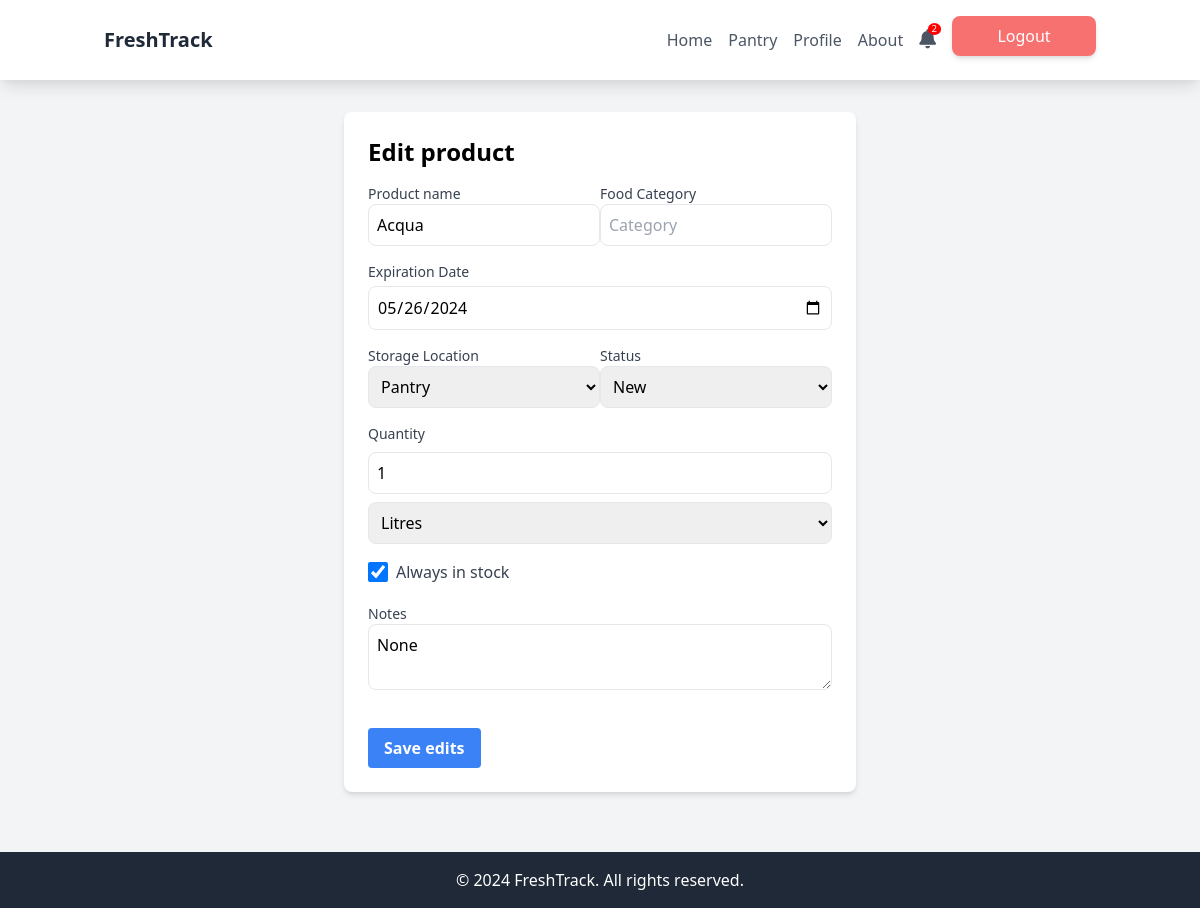
Screenshot of /pantry/pantry_product_detail/45/ (signed in) with the database file from the repository.
### freshtrack/models.py (models this page shows, shortened)
class Product(models.Model):
    user = models.ForeignKey(User, on_delete=models.CASCADE)
    name = models.CharField(max_length=100)
    quantity = models.PositiveIntegerField()
    unit_of_measure = models.CharField(max_length=10, null=True, blank=True)
    expiration_date = models.DateField(null=True, blank=True)
    always_in_stock = models.BooleanField(default=False)
    status = models.CharField(max_length=50, default="New")
    category = models.CharField(max_length=100, null=True, blank=True)
    storage_location = models.CharField(max_length=100, null=True, blank=True)
    notes = models.TextField(null=True, blank=True)

### freshtrack/views/pantry_views.py (the view)
# urls.py: path('pantry/pantry_product_detail/<int:item_id>/', pantry_product_detail, name='pantry_product_detail'),
@login_required
def pantry_product_detail(request, item_id):
    item = get_object_or_404(Product, pk=item_id)
    return render(request, 'product_detail.html', {'item': item})

### freshtrack/context_processors.py (called while the page is built)
def notifications_count(request):
    if request.user.is_authenticated:
        count = Notification.objects.filter(user=request.user, is_read=False).count()
    else:
        count = 0
    return {
        'notifications_count': count
    }

### frontend/templates/product_detail.html (shortened to what this page needs)
{% extends 'commonNAVaccount.html' %}
{% block content %}
<div class="max-w-lg mx-auto bg-white rounded-lg shadow-md p-6 mt-28">
    <h1 class="text-2xl font-bold mb-4">Edit product</h1>
    <form action="{% url 'update_product' item.id %}" method="post">
        <div class="flex flex-wrap mb-4">
            <div class="w-full sm:w-1/2">
                <label for="Product name" class="block text-sm font-medium text-gray-700">Product name</label>
                <input type="text" name="name" value="{{ item.name }}" placeholder="Product name" class="p-2 border rounded-lg w-full">
            </div>
            <div class="w-full sm:w-1/2 mt-4 sm:mt-0">
                <label for="Food_Category" class="block text-sm font-medium text-gray-700">Food Category</label>
                <input type="text" name="category" value="{% if item.category %}{{ item.category }}{% else %}{% endif %}" placeholder="Category" class="p-2 border rounded-lg w-full">
            </div>
        </div>
        <div class="mb-4">
            <label for="expiration_date" class="block text-sm font-medium text-gray-700">Expiration Date</label>
            <input type="date" name="expiration_date" id="expiration_date" value="{{ item.expiration_date|date:'Y-m-d' }}" class="mt-1 p-2 border rounded-lg w-full">
        </div>
        <div class="flex flex-wrap mb-4">
            <div class="w-full sm:w-1/2">
                <label for="storage_location" class="block text-sm font-medium text-gray-700">Storage Location</label>
                <select name="storage_location" class="p-2 border rounded-lg w-full">
                    <option value="Pantry">Pantry</option>
                </select>
            </div>
            <div class="w-full sm:w-1/2 mt-4 sm:mt-0">
                <label for="status" class="block text-sm font-medium text-gray-700">Status</label>
                <select name="status" id="status" class="p-2 border rounded-lg w-full">
                    <option value="New" {% if item.status == 'New' %}selected{% endif %}>New</option>
                </select>
            </div>
        </div>
        <div class="mb-4">
            <label for="quantity" class="block text-sm mb-2 font-medium text-gray-700">Quantity</label>
            <input type="number" name="quantity" value="{{ item.quantity }}" placeholder="Quantity" class="mb-2 p-2 border rounded-lg w-full" min="0">
            <select name="unit_of_measure" class="p-2 border rounded-lg w-full">
                <option value="L" {% if item.unit_of_measure == 'L' %}selected{% endif %}>Litres</option>
            </select>
        </div>
        <div class="mb-4">
            <label class="inline-flex items-center">
                <input type="checkbox" name="always_in_stock" value="True" class="form-checkbox h-5 w-5 text-blue-600" {% if item.always_in_stock %}checked{% endif %}>
                <span class="ml-2 text-gray-700">Always in stock</span>
            </label>
        </div>
        <div class="mb-4">
            <label for="notes" class="block text-sm font-medium text-gray-700">Notes</label>
            <textarea name="notes" placeholder="Notes" class="p-2 border rounded-lg w-full">{{ item.notes }}</textarea>
        </div>
        <input type="submit" value="Save edits" class="bg-blue-500 hover:bg-blue-700 text-white font-bold py-2 px-4 rounded mt-4 inline-block">
    </form>
</div>
{% endblock %}

### frontend/templates/commonNAVaccount.html (style rules this page uses)
body { margin: 0; padding: 0; display: flex; flex-direction: column; min-height: 100vh; }

### frontend/templates/product_detail.html (style rules this page uses)
.text-sm { font-size: 0.875rem; }
.mt-1 { margin-top: 0.25rem; }

### rows the page displays
Product: name "Acqua", expiration_date "05/26/2024", status "New", quantity "1", unit_of_measure "Litres", always_in_stock "☑", notes "None"

### other values shown
{{ notifications_count }} "2"
